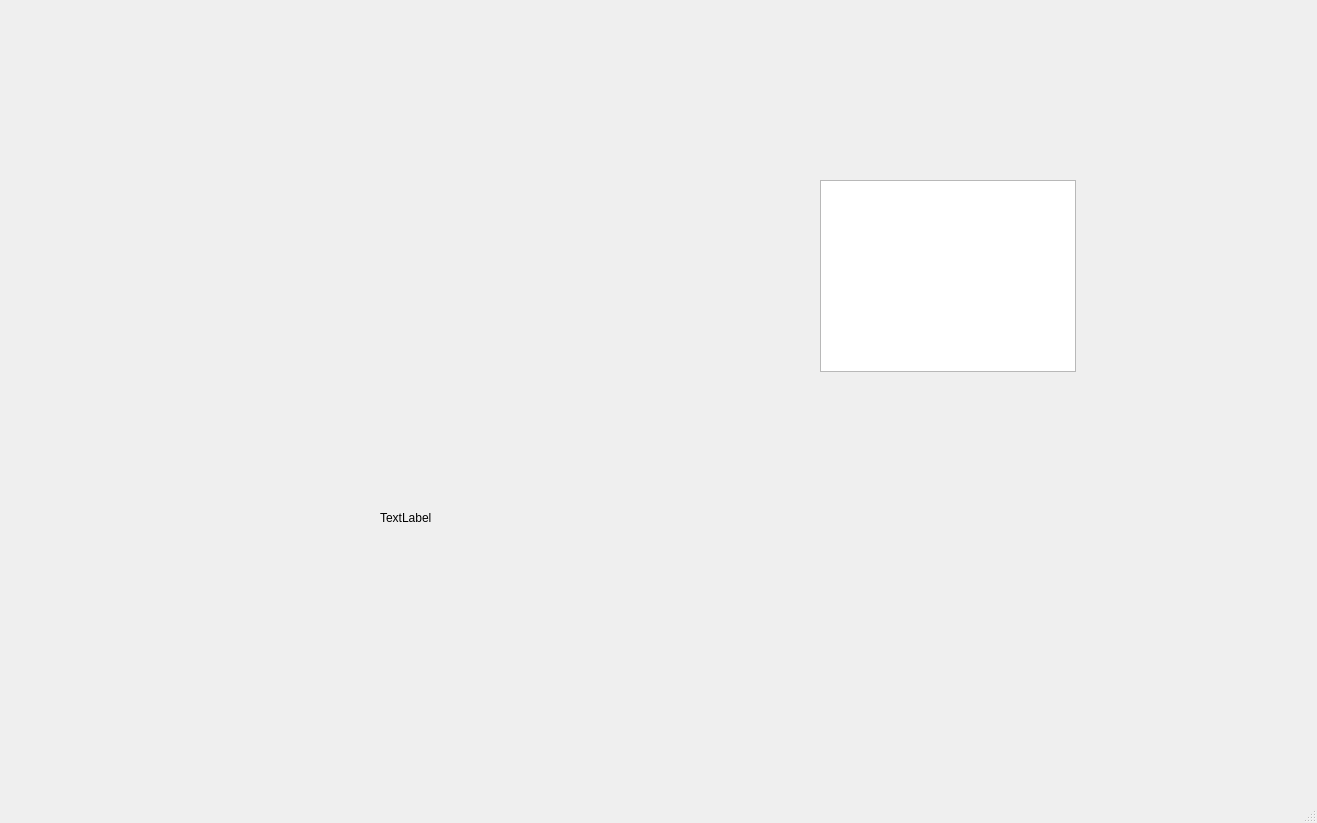
<?xml version="1.0" encoding="UTF-8"?>
<ui version="4.0">
 <class>MainWindow</class>
 <widget class="QMainWindow" name="MainWindow">
  <property name="geometry">
   <rect>
    <x>0</x>
    <y>0</y>
    <width>1317</width>
    <height>823</height>
   </rect>
  </property>
  <property name="windowTitle">
   <string>Hello</string>
  </property>
  <widget class="QWidget" name="centralwidget">
   <widget class="QLabel" name="label">
    <property name="geometry">
     <rect>
      <x>380</x>
      <y>510</y>
      <width>72</width>
      <height>16</height>
     </rect>
    </property>
    <property name="text">
     <string>TextLabel</string>
    </property>
   </widget>
   <widget class="QTextBrowser" name="textBrowser">
    <property name="geometry">
     <rect>
      <x>820</x>
      <y>180</y>
      <width>256</width>
      <height>192</height>
     </rect>
    </property>
   </widget>
  </widget>
  <widget class="QStatusBar" name="statusbar"/>
  <action name="action1">
   <property name="text">
    <string>1</string>
   </property>
  </action>
  <action name="action2">
   <property name="text">
    <string>2</string>
   </property>
  </action>
  <action name="action2_2">
   <property name="text">
    <string>2</string>
   </property>
  </action>
  <action name="action3">
   <property name="text">
    <string>3</string>
   </property>
  </action>
 </widget>
 <resources/>
 <connections/>
</ui>
